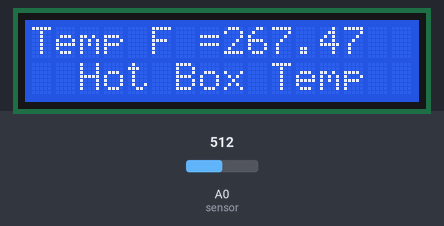
Bench run of a sketch on a simulated Arduino Uno, built with avr-gcc and run on an emulated ATmega328P. Shown: 16×2 character LCD. The test bench sets the inputs (shaded band); at power-on: A0 (sensor) = 512.

Above: at 1.2 s.
1.3 s: A0 (sensor) set to 716
At 2.5 s:
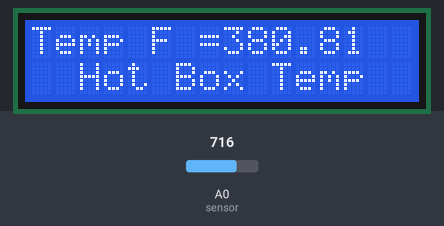
3.6 s: A0 (sensor) set to 900
At 4.5 s:
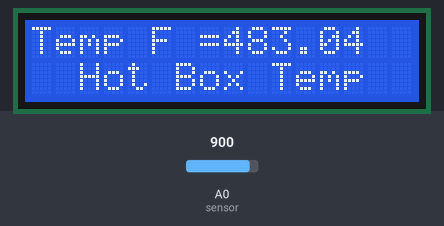
5.6 s: A0 (sensor) set to 1023
At 6.6 s:
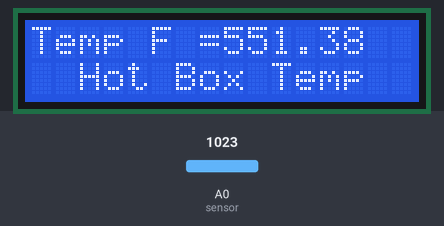
Timing chart, 0 to 8.6 s (numbered marks = the images above; inputs shaded):
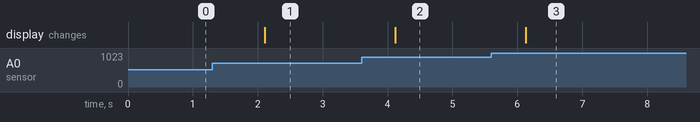

Measured:
- after the input at 1.3 s, the display: changes after 0.81 s (image 1)
- after the input at 3.6 s, the display: changes after 0.52 s (image 2)
- after the input at 5.6 s, the display: changes after 0.53 s (image 3)

The sketch:

LM35_and_LCD.ino
```cpp
//load libraries
#include <Wire.h>
#include <LCD.h>
#include <LiquidCrystal_I2C.h>

//Define variables for the LCD

#define I2C_ADDR          0x03F        //Define I2C Address where the PCF8574A is
#define BACKLIGHT_PIN      3
#define En_pin             2
#define Rw_pin             1
#define Rs_pin             0
#define D4_pin             4
#define D5_pin             5
#define D6_pin             6
#define D7_pin             7

//define variables for the LM34 temperature sensor

float temp;        //Define the temp float variable
float tempf;       //Define the Fahrenheit float variable
int sensor = 0;     // sensor middle pin on analog pin 0

//Initialise the LCD
LiquidCrystal_I2C      lcd(I2C_ADDR, En_pin,Rw_pin,Rs_pin,D4_pin,D5_pin,D6_pin,D7_pin);

void setup()
 {
    //Define the LCD as 16 column by 2 rows
    lcd.begin (16,2);

    //Switch on the backlight
    lcd.setBacklightPin(BACKLIGHT_PIN,POSITIVE);
    lcd.setBacklight(HIGH);

    //goto first column (column 0) and first line (Line 0)
    lcd.setCursor(0,0);

    //Print at cursor Location
    lcd.print("Temp F = ");

    //goto first column (column 0) and second line (line 1)
    lcd.setCursor(2,1);

    //Print at cursor Location
    lcd.print("Hot Box Temp");

 }


void loop()
{

  temp = analogRead(sensor);        //assigning the analog output to temp
  temp = (temp * 0.5556-17);         //converting volts to degrees celsius ----- 0.48828125 = [(5V*1000)/1024]10


  lcd.setCursor(8,0);               //move the cursor to position 8 on row 1
  lcd.print(temp);                  //print the temperature in Celsius


  //wait 5 seconds
  delay(1000);
}
```
